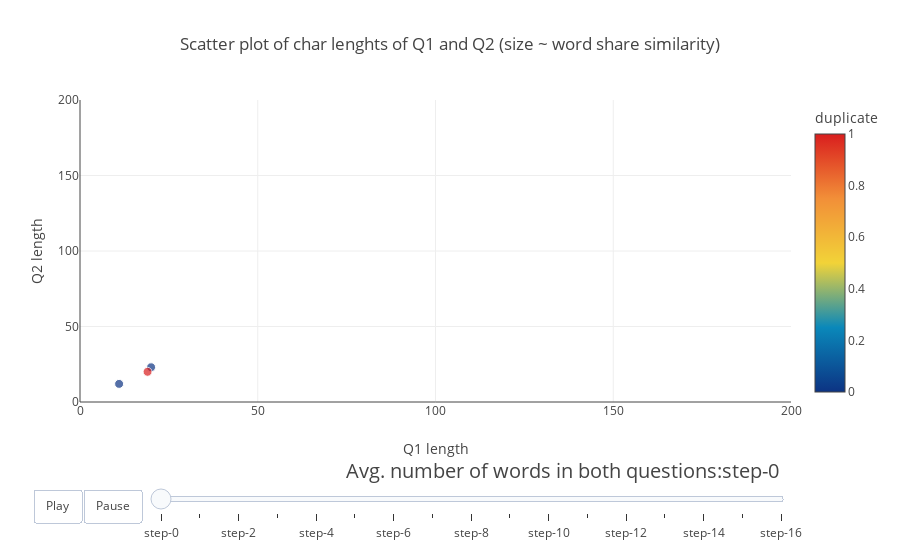

Notebook code cell kept with this figure:
### Code cell
# code taken from https://www.kaggle.com/philschmidt/quora-eda-model-selection-roc-pr-plots
word_lens = sorted(list(df_subsampled['q_n_words_avg'].unique()))
# make figure
figure = {
    'data': [],
    'layout': {
        'title': 'Scatter plot of char lenghts of Q1 and Q2 (size ~ word share similarity)',
    },
    'frames': []#,
    #'config': {'scrollzoom': True}
}

# fill in most of layout
figure['layout']['xaxis'] = {'range': [0, 200], 'title': 'Q1 length'}
figure['layout']['yaxis'] = {
    'range': [0, 200],
    'title': 'Q2 length'#,
    #'type': 'log'
}
figure['layout']['hovermode'] = 'closest'

figure['layout']['updatemenus'] = [
    {
        'buttons': [
            {
                'args': [None, {'frame': {'duration': 300, 'redraw': False},
                         'fromcurrent': True, 'transition': {'duration': 300, 'easing': 'quadratic-in-out'}}],
                'label': 'Play',
                'method': 'animate'
            },
            {
                'args': [[None], {'frame': {'duration': 0, 'redraw': False}, 'mode': 'immediate',
                'transition': {'duration': 0}}],
                'label': 'Pause',
                'method': 'animate'
            }
        ],
        'direction': 'left',
        'pad': {'r': 10, 't': 87},
        'showactive': False,
        'type': 'buttons',
        'x': 0.1,
        'xanchor': 'right',
        'y': 0,
        'yanchor': 'top'
    }
]

sliders_dict = {
    'active': 0,
    'yanchor': 'top',
    'xanchor': 'left',
    'currentvalue': {
        'font': {'size': 20},
        'prefix': 'Avg. number of words in both questions:',
        'visible': True,
        'xanchor': 'right'
    },
    'transition': {'duration': 300, 'easing': 'cubic-in-out'},
    'pad': {'b': 10, 't': 50},
    'len': 0.9,
    'x': 0.1,
    'y': 0,
    'steps': []
}

# make data
word_len = word_lens[0]
dff = df_subsampled[df_subsampled['q_n_words_avg'] == word_len]
data_dict = {
    'x': list(dff['q1len']),
    'y': list(dff['q2len']),
    'mode': 'markers',
    'text': list(dff['is_duplicate']),
    'marker': {
        'sizemode': 'area',
        #'sizeref': 200000,
        'colorscale': 'Portland',
        'size': dff['word_share'].values * 120,
        'color': dff['is_duplicate'].values,
        'colorbar': dict(title = 'duplicate')
    },
    'name': 'some name'
}
figure['data'].append(data_dict)

# make frames
for word_len in word_lens:
    frame = {'data': [], 'name': str(word_len)}
    dff = df_subsampled[df_subsampled['q_n_words_avg'] == word_len]

    data_dict = {
        'x': list(dff['q1len']),
        'y': list(dff['q2len']),
        'mode': 'markers',
        'text': list(dff['is_duplicate']),
        'marker': {
            'sizemode': 'area',
            #'sizeref': 200000,
            'size': dff['word_share'].values * 120,
            'colorscale': 'Portland',
            'color': dff['is_duplicate'].values,
            'colorbar': dict(title = 'duplicate')
        },
        'name': 'some name'
    }
    frame['data'].append(data_dict)

    figure['frames'].append(frame)
    slider_step = {'args': [
        [word_len],
        {
            'frame': {'duration': 300, 'redraw': False},
            'mode': 'immediate',
            'transition': {'duration': 300}
        }
     ],
     #'label': word_len,
     'method': 'animate'}
    sliders_dict['steps'].append(slider_step)

    
figure['layout']['sliders'] = [sliders_dict]

py.iplot(figure)

### Figure 1 — Plotly figure (JSON) as saved in the notebook; plotly's stock layout.template omitted (floating-point values rounded to 4 significant figures)
{"data": [{"marker": {"color": [0, 0, 1], "colorbar": {"title": "duplicate"}, "colorscale": "Portland", "size": [40, 40, 40], "sizemode": "area"}, "mode": "markers", "name": "some name", "text": ["0", "0", "1"], "type": "scatter", "uid": "d47307cf-dc56-4734-beed-bf29c0256df7", "x": [20, 11, 19], "y": [23, 12, 20]}], "layout": {"hovermode": "closest", "sliders": [{"active": 0, "currentvalue": {"font": {"size": 20}, "prefix": "Avg. number of words in both questions:", "visible": true, "xanchor": "right"}, "len": 0.9, "pad": {"b": 10, "t": 50}, "steps": [{"args": [[3], {"frame": {"duration": 300, "redraw": false}, "mode": "immediate", "transition": {"duration": 300}}], "method": "animate"}, {"args": [[4], {"frame": {"duration": 300, "redraw": false}, "mode": "immediate", "transition": {"duration": 300}}], "method": "animate"}, {"args": [[5], {"frame": {"duration": 300, "redraw": false}, "mode": "immediate", "transition": {"duration": 300}}], "method": "animate"}, {"args": [[6], {"frame": {"duration": 300, "redraw": false}, "mode": "immediate", "transition": {"duration": 300}}], "method": "animate"}, {"args": [[7], {"frame": {"duration": 300, "redraw": false}, "mode": "immediate", "transition": {"duration": 300}}], "method": "animate"}, {"args": [[8], {"frame": {"duration": 300, "redraw": false}, "mode": "immediate", "transition": {"duration": 300}}], "method": "animate"}, {"args": [[9], {"frame": {"duration": 300, "redraw": false}, "mode": "immediate", "transition": {"duration": 300}}], "method": "animate"}, {"args": [[10], {"frame": {"duration": 300, "redraw": false}, "mode": "immediate", "transition": {"duration": 300}}], "method": "animate"}, {"args": [[11], {"frame": {"duration": 300, "redraw": false}, "mode": "immediate", "transition": {"duration": 300}}], "method": "animate"}, {"args": [[12], {"frame": {"duration": 300, "redraw": false}, "mode": "immediate", "transition": {"duration": 300}}], "method": "animate"}, {"args": [[13], {"frame": {"duration": 300, "redraw": false}, "mode": "immediate", "transition": {"duration": 300}}], "method": "animate"}, {"args": [[14], {"frame": {"duration": 300, "redraw": false}, "mode": "immediate", "transition": {"duration": 300}}], "method": "animate"}, {"args": [[15], {"frame": {"duration": 300, "redraw": false}, "mode": "immediate", "transition": {"duration": 300}}], "method": "animate"}, {"args": [[16], {"frame": {"duration": 300, "redraw": false}, "mode": "immediate", "transition": {"duration": 300}}], "method": "animate"}, {"args": [[17], {"frame": {"duration": 300, "redraw": false}, "mode": "immediate", "transition": {"duration": 300}}], "method": "animate"}, {"args": [[18], {"frame": {"duration": 300, "redraw": false}, "mode": "immediate", "transition": {"duration": 300}}], "method": "animate"}, {"args": [[19], {"frame": {"duration": 300, "redraw": false}, "mode": "immediate", "transition": {"duration": 300}}], "method": "animate"}], "transition": {"duration": 300, "easing": "cubic-in-out"}, "x": 0.1, "xanchor": "left", "y": 0, "yanchor": "top"}], "title": "Scatter plot of char lenghts of Q1 and Q2 (size ~ word share similarity)", "updatemenus": [{"buttons": [{"args": [null, {"frame": {"duration": 300, "redraw": false}, "fromcurrent": true, "transition": {"duration": 300, "easing": "quadratic-in-out"}}], "label": "Play", "method": "animate"}, {"args": [[null], {"frame": {"duration": 0, "redraw": false}, "mode": "immediate", "transition": {"duration": 0}}], "label": "Pause", "method": "animate"}], "direction": "left", "pad": {"r": 10, "t": 87}, "showactive": false, "type": "buttons", "x": 0.1, "xanchor": "right", "y": 0, "yanchor": "top"}], "xaxis": {"range": [0, 200], "title": "Q1 length"}, "yaxis": {"range": [0, 200], "title": "Q2 length"}}}
